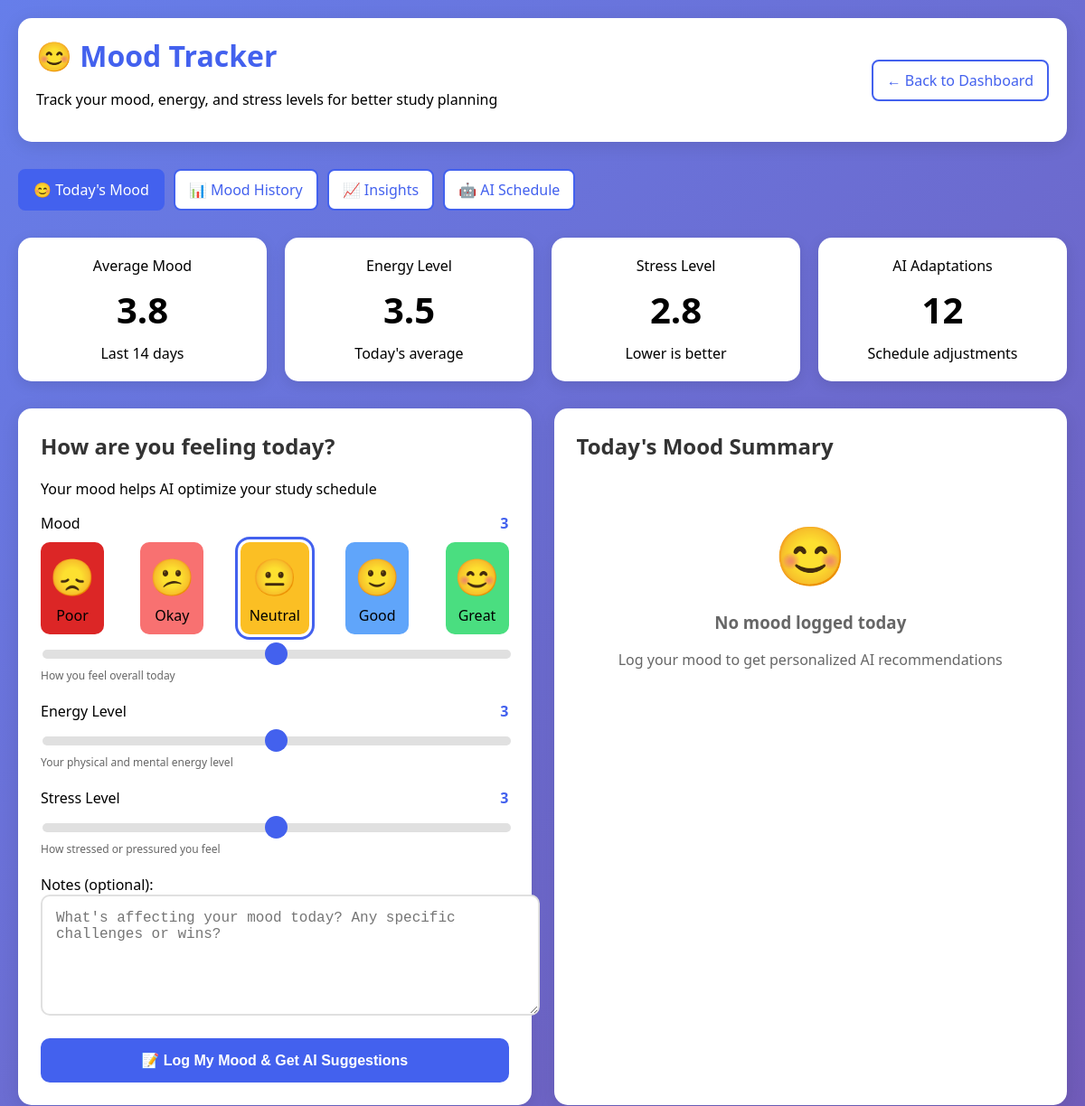
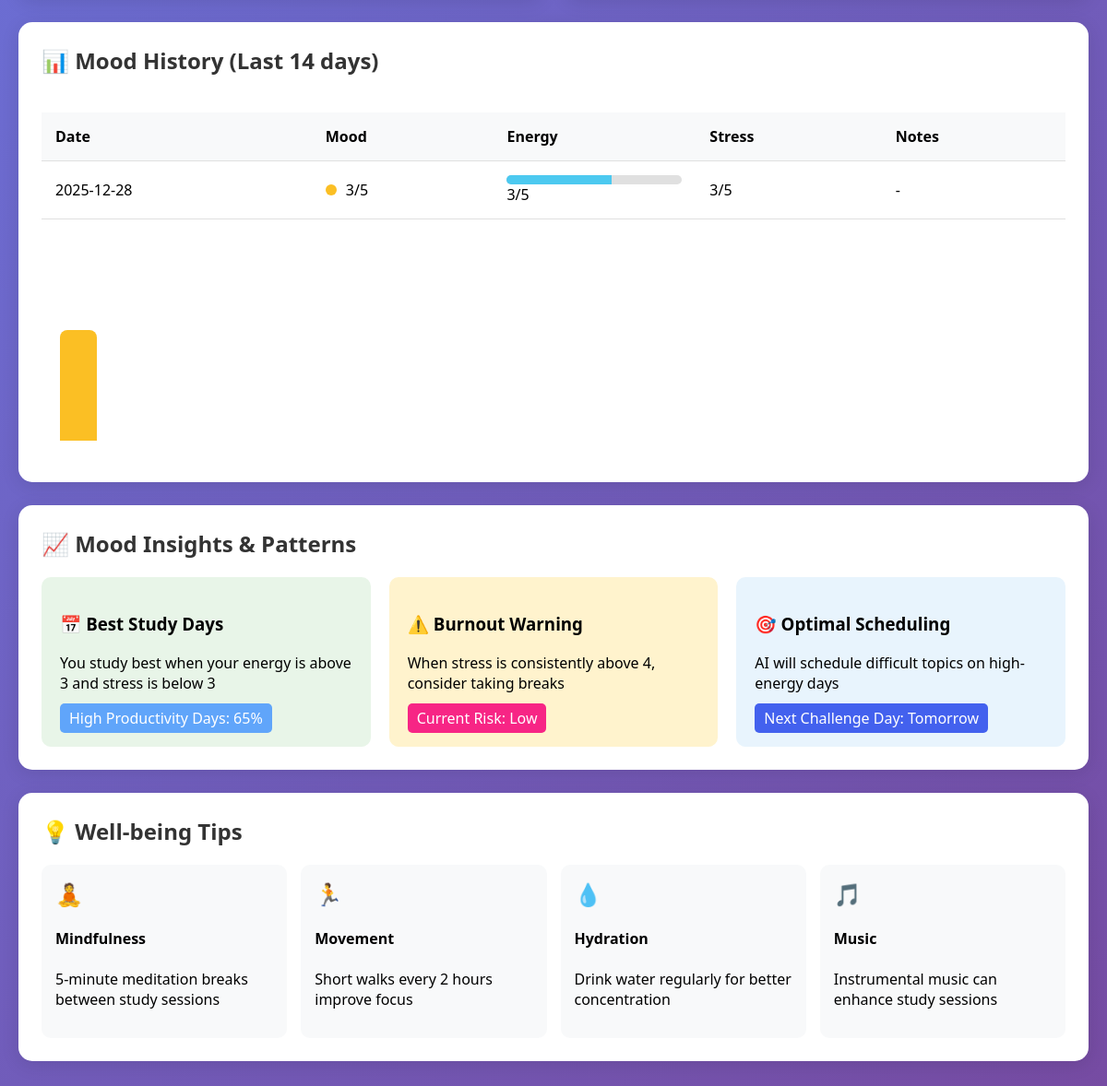
The app's page /mood_tracker (signed in) with its own data (2 pictures, top to bottom).
### tables this page shows
CREATE TABLE mood_tracking (
    mood_id INTEGER PRIMARY KEY AUTOINCREMENT,
    user_id INTEGER NOT NULL,
    tracking_date DATE DEFAULT CURRENT_DATE,
    mood_score INTEGER,
    energy_level INTEGER,
    stress_level INTEGER,
    notes TEXT,
    FOREIGN KEY (user_id) REFERENCES users(user_id) ON DELETE CASCADE
);

### app.py (the view)
@app.route('/mood_tracker')
@login_required
def mood_tracker():
    user_id = session['user_id']
    conn = get_db()
    mood_history = conn.execute('''
        SELECT * FROM mood_tracking
        WHERE user_id = ?
        ORDER BY tracking_date DESC
        LIMIT 14
    ''', (user_id,)).fetchall()
    today = datetime.now().strftime('%Y-%m-%d')
    today_mood = conn.execute(
        'SELECT * FROM mood_tracking WHERE user_id = ? AND tracking_date = ?',
        (user_id, today)
    ).fetchone()
    conn.close()
    return render_template('mood_tracker.html',
                         mood_history=mood_history,
                         today_mood=today_mood)

### templates/mood_tracker.html (shortened to what this page needs)
<!DOCTYPE html>
<html lang="en">
<head>
</head>
<body>
    <div class="container">
        <div class="header">
            <div>
                <h1>😊 Mood Tracker</h1>
                <p>Track your mood, energy, and stress levels for better study planning</p>
            </div>
            <div>
                <a href="/dashboard" class="nav-btn">← Back to Dashboard</a>
            </div>
        </div>
        <div class="nav-menu">
            <a href="/mood_tracker" class="nav-btn active">😊 Today's Mood</a>
            <a href="/mood_tracker#history" class="nav-btn">📊 Mood History</a>
            <a href="/mood_tracker#insights" class="nav-btn">📈 Insights</a>
            <a href="/ai_schedule_generator" class="nav-btn">🤖 AI Schedule</a>
        </div>
        <div class="stats-cards">
            <div class="stat-card">
                <div>Average Mood</div>
                <div class="stat-value" id="avgMood">{% if mood_history %}3.8{% else %}N/A{% endif %}</div>
                <div>Last 14 days</div>
            </div>
            <div class="stat-card">
                <div>Energy Level</div>
                <div class="stat-value" id="avgEnergy">{% if mood_history %}3.5{% else %}N/A{% endif %}</div>
                <div>Today's average</div>
            </div>
            <div class="stat-card">
                <div>Stress Level</div>
                <div class="stat-value" id="avgStress">{% if mood_history %}2.8{% else %}N/A{% endif %}</div>
                <div>Lower is better</div>
            </div>
            <div class="stat-card">
                <div>AI Adaptations</div>
                <div class="stat-value" id="adaptationCount">{% if mood_history %}12{% else %}0{% endif %}</div>
                <div>Schedule adjustments</div>
            </div>
        </div>
        <div class="mood-tracker-container">
            <div class="card">
                <h2>How are you feeling today?</h2>
                <p>Your mood helps AI optimize your study schedule</p>
                <div class="mood-form">
                    <div>
                        <div class="slider-label">
                            <span>Mood</span>
                            <span class="slider-value" id="moodValue">3</span>
                        </div>
                        <div class="mood-scale">
                            <div class="mood-option mood-1" data-value="1" onclick="selectMood(1)">
                                <span class="mood-emoji">😞</span>
                                <span>Poor</span>
                            </div>
                            <div class="mood-option mood-2" data-value="2" onclick="selectMood(2)">
                                <span class="mood-emoji">😕</span>
                                <span>Okay</span>
                            </div>
                            <div class="mood-option mood-3 selected" data-value="3" onclick="selectMood(3)">
                                <span class="mood-emoji">😐</span>
                                <span>Neutral</span>
                            </div>
                            <div class="mood-option mood-4" data-value="4" onclick="selectMood(4)">
                                <span class="mood-emoji">🙂</span>
                                <span>Good</span>
                            </div>
                            <div class="mood-option mood-5" data-value="5" onclick="selectMood(5)">
                                <span class="mood-emoji">😊</span>
                                <span>Great</span>
                            </div>
                        </div>
                        <input type="range" min="1" max="5" value="3" class="slider" id="moodSlider" oninput="updateMood(this.value)">
                        <div class="mood-description">How you feel overall today</div>
                    </div>
                    <div>
                        <div class="slider-label">
                            <span>Energy Level</span>
                            <span class="slider-value" id="energyValue">3</span>
                        </div>
                        <input type="range" min="1" max="5" value="3" class="slider" id="energySlider" oninput="updateEnergy(this.value)">
                        <div class="mood-description">Your physical and mental energy level</div>
                    </div>
                    <div>
                        <div class="slider-label">
                            <span>Stress Level</span>
                            <span class="slider-value" id="stressValue">3</span>
                        </div>
                        <input type="range" min="1" max="5" value="3" class="slider" id="stressSlider" oninput="updateStress(this.value)">
                        <div class="mood-description">How stressed or pressured you feel</div>
                    </div>
                    <div>
                        <label for="moodNotes">Notes (optional):</label>
                        <textarea id="moodNotes" placeholder="What's affecting your mood today? Any specific challenges or wins?"></textarea>
                    </div>
                    <button class="btn" onclick="submitMood()">
                        📝 Log My Mood & Get AI Suggestions
                    </button>
                </div>
            </div>
            <div class="card">
                <h2>Today's Mood Summary</h2>
                {% if today_mood %}
                <div style="padding: 20px; background: #f8f9fa; border-radius: 10px; margin-bottom: 20px;">
                    <h3>Already logged today at {{ today_mood.tracking_date }}</h3>
                    <div style="display: flex; gap: 20px; margin: 15px 0;">
                        <div>
                            <div style="font-size: 2em;">{{ today_mood.mood_score }}/5</div>
                            <div>Mood</div>
                        </div>
                        <div>
                            <div style="font-size: 2em;">{{ today_mood.energy_level }}/5</div>
                            <div>Energy</div>
                        </div>
                        <div>
                            <div style="font-size: 2em;">{{ today_mood.stress_level }}/5</div>
                            <div>Stress</div>
                        </div>
                    </div>
                    {% if today_mood.notes %}
                    <p><strong>Notes:</strong> {{ today_mood.notes }}</p>
                    {% endif %}
                </div>
                {% else %}
                <div style="text-align: center; padding: 40px; color: #666;">
                    <div style="font-size: 4em;">😊</div>
                    <h3>No mood logged today</h3>
                    <p>Log your mood to get personalized AI recommendations</p>
                </div>
                {% endif %}
            </div>
        </div>
        <div class="card" id="history">
            <h2>📊 Mood History (Last 14 days)</h2>
            {% if mood_history %}
            <div class="mood-history">
                <table class="history-table">
                    <thead>
                        <tr>
                            <th>Date</th>
                            <th>Mood</th>
                            <th>Energy</th>
                            <th>Stress</th>
                            <th>Notes</th>
                        </tr>
                    </thead>
                    <tbody>
                        {% for mood in mood_history %}
                        <tr>
                            <td>{{ mood.tracking_date }}</td>
                            <td>
                                <div class="mood-cell">
                                    <div class="mood-dot" style="background:
                                        {% if mood.mood_score == 5 %}var(--mood-excellent)
                                        {% elif mood.mood_score == 4 %}var(--mood-good)
                                        {% elif mood.mood_score == 3 %}var(--mood-okay)
                                        {% elif mood.mood_score == 2 %}var(--mood-poor)
                                        {% else %}var(--mood-bad)
                                        {% endif %}">
                                    </div>
                                    {{ mood.mood_score }}/5
                                </div>
                            </td>
                            <td>
                                <div class="energy-bar">
                                    <div class="energy-fill" style="width: {{ (mood.energy_level / 5) * 100 }}%"></div>
                                </div>
                                {{ mood.energy_level }}/5
                            </td>
                            <td>{{ mood.stress_level }}/5</td>
                            <td>{{ mood.notes or '-' }}</td>
                        </tr>
                        {% endfor %}
                    </tbody>
                </table>
            </div>
            <div class="mood-chart">
                {% for mood in mood_history[:7] %}
                <div class="chart-bar"
                     data-value="{{ mood.mood_score }}"
                     style="height: {{ (mood.mood_score / 5) * 100 }}%;
                            background: {% if mood.mood_score >= 4 %}var(--mood-good)
                                      {% elif mood.mood_score >= 3 %}var(--mood-okay)
                                      {% else %}var(--mood-poor)
                                      {% endif %};">
                </div>
                {% endfor %}
            </div>
            {% else %}
            <div class="no-data">
                <div style="font-size: 4em;">📈</div>
                <h3>No mood history yet</h3>
                <p>Start tracking your mood to see patterns and insights</p>
            </div>
            {% endif %}
        </div>
        <div class="card" id="insights">
            <h2>📈 Mood Insights & Patterns</h2>
            <div style="display: grid; grid-template-columns: repeat(auto-fit, minmax(300px, 1fr)); gap: 20px;">
                <div style="padding: 20px; background: #e8f5e8; border-radius: 10px;">
                    <h3>📅 Best Study Days</h3>
                    <p>You study best when your energy is above 3 and stress is below 3</p>
                    <div style="margin-top: 10px;">
                        <span style="background: var(--mood-good); color: white; padding: 5px 10px; border-radius: 5px;">
                            High Productivity Days: 65%
                        </span>
                    </div>
                </div>
                <div style="padding: 20px; background: #fff3cd; border-radius: 10px;">
                    <h3>⚠️ Burnout Warning</h3>
                    <p>When stress is consistently above 4, consider taking breaks</p>
                    <div style="margin-top: 10px;">
                        <span style="background: var(--warning); color: white; padding: 5px 10px; border-radius: 5px;">
                            Current Risk: Low
                        </span>
                    </div>
                </div>
                <div style="padding: 20px; background: #e8f4fd; border-radius: 10px;">
                    <h3>🎯 Optimal Scheduling</h3>
                    <p>AI will schedule difficult topics on high-energy days</p>
                    <div style="margin-top: 10px;">
                        <span style="background: var(--primary); color: white; padding: 5px 10px; border-radius: 5px;">
                            Next Challenge Day: Tomorrow
                        </span>
                    </div>
                </div>
            </div>
        </div>
        <div class="card">
            <h2>💡 Well-being Tips</h2>
            <div style="display: grid; grid-template-columns: repeat(auto-fit, minmax(250px, 1fr)); gap: 15px;">
                <div style="padding: 15px; background: #f8f9fa; border-radius: 10px;">
                    <div style="font-size: 24px;">🧘</div>
                    <h4>Mindfulness</h4>
                    <p>5-minute meditation breaks between study sessions</p>
                </div>
                <div style="padding: 15px; background: #f8f9fa; border-radius: 10px;">
                    <div style="font-size: 24px;">🏃</div>
                    <h4>Movement</h4>
                    <p>Short walks every 2 hours improve focus</p>
                </div>
                <div style="padding: 15px; background: #f8f9fa; border-radius: 10px;">
                    <div style="font-size: 24px;">💧</div>
                    <h4>Hydration</h4>
                    <p>Drink water regularly for better concentration</p>
                </div>
                <div style="padding: 15px; background: #f8f9fa; border-radius: 10px;">
                    <div style="font-size: 24px;">🎵</div>
                    <h4>Music</h4>
                    <p>Instrumental music can enhance study sessions</p>
                </div>
            </div>
        </div>
    </div>
</body>
</html>

### records on screen
mood_tracking: tracking_date "2025-12-28", mood_score "3", energy_level "3", stress_level "3", notes "-"
